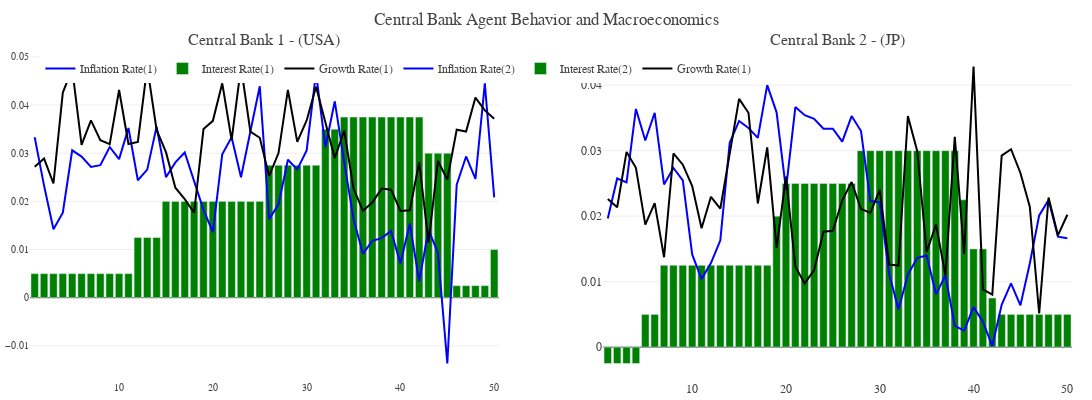

The notebook cell this image was saved under:
### Markdown cell above
### Central Bank Detail

### Code cell
import plotly.graph_objs as go
from plotly.subplots import make_subplots


def plot_central_bank(model_results):

    steps_data = model_results['Step'].values
    interest_rate_1_data, interest_rate_2_data = zip(*model_results['interest_rate'].values)
    inflation_rate_1_data, inflation_rate_2_data = zip(*model_results['inflation_rate'].values)

    growth_rate_1_data, growth_rate_2_data = zip(*model_results['growth_rate'].values)
    target_interest_rate_1_data, target_interest_rate_2_data = zip(*model_results['target_interest_rate'].values)
    target_inflation_rate_1_data, target_inflation_rate_2_data = zip(*model_results['target_inflation_rate'].values)


    fig = make_subplots(rows = 1, cols = 2, subplot_titles=['Central Bank 1 - (USA)', 'Central Bank 2 - (JP)'])
    temp = dict(layout=go.Layout(font=dict(family="Franklin Gothic", size = 12)))

    inflation_rate_1 = go.Scatter(x = steps_data, y = inflation_rate_1_data, name = 'Inflation Rate(1)', mode = 'lines', line = dict(color = 'blue'))
    growth_rate_1 = go.Scatter(x = steps_data, y = growth_rate_1_data, name = 'Growth Rate(1)', mode = 'lines', line = dict(color = 'black'))
    interest_rate_1 = go.Bar(x = steps_data, y = interest_rate_1_data, name = 'Interest Rate(1)', marker = dict(color = 'green'))

    inflation_rate_2 = go.Scatter(x = steps_data, y = inflation_rate_2_data, name = 'Inflation Rate(2)', mode = 'lines', line = dict(color = 'blue'))
    growth_rate_2 = go.Scatter(x = steps_data, y = growth_rate_2_data, name = 'Growth Rate(1)', mode = 'lines', line = dict(color = 'black'))
    interest_rate_2 = go.Bar(x = steps_data, y = interest_rate_2_data, name = 'Interest Rate(2)', marker = dict(color = 'green'))


    fig.add_trace(inflation_rate_1, row = 1, col = 1)
    fig.add_trace(interest_rate_1, row = 1, col = 1)
    fig.add_trace(growth_rate_1, row = 1, col = 1)
    fig.add_trace(inflation_rate_2, row = 1, col = 2)
    fig.add_trace(interest_rate_2, row = 1, col = 2)
    fig.add_trace(growth_rate_2, row = 1, col = 2)

    fig.update_layout(title_text = 'Central Bank Agent Behavior and Macroeconomics', showlegend=True)

    fig.update_layout(template = temp,
                    hovermode = 'closest',
                    margin = dict(l = 30, r = 20, t = 50, b = 20),
                    height = 400, 
                    width = 1200, 
                    showlegend = True,
                    xaxis = dict(tickfont=dict(size=10)),  
                    yaxis = dict(side = "left", tickfont = dict(size=10)),
                    xaxis_showgrid = False, 
                    legend = dict(yanchor = "bottom", y = 0.9, xanchor = "left", x = 0.01,  orientation="h"))

    return fig 


plot_central_bank(model_results)

### Figure 1 — Plotly figure (JSON) as saved in the notebook; plotly's stock layout.template omitted (floating-point values rounded to 4 significant figures)
{"data": [{"line": {"color": "blue"}, "mode": "lines", "name": "Inflation Rate(1)", "type": "scatter", "x": [1, 2, 3, 4, 5, 6, 7, 8, 9, 10, 11, 12, 13, 14, 15, 16, 17, 18, 19, 20, 21, 22, 23, 24, 25, 26, 27, 28, 29, 30, 31, 32, 33, 34, 35, 36, 37, 38, 39, 40, 41, 42, 43, 44, 45, 46, 47, 48, 49, 50], "xaxis": "x", "y": [0.03331, 0.02326, 0.01422, 0.01765, 0.0306, 0.0293, 0.02716, 0.02752, 0.03129, 0.02877, 0.03523, 0.02439, 0.02659, 0.03553, 0.02503, 0.02809, 0.03016, 0.02403, 0.01825, 0.01361, 0.02978, 0.03332, 0.02501, 0.03452, 0.04389, 0.01632, 0.01937, 0.02865, 0.02665, 0.03059, 0.0467, 0.03125, 0.04078, 0.02826, 0.01631, 0.009118, 0.01182, 0.01237, 0.01386, 0.007117, 0.01538, 0.003414, 0.0141, 0.009311, -0.01366, 0.02348, 0.02933, 0.02465, 0.0445, 0.02084], "yaxis": "y"}, {"marker": {"color": "green"}, "name": "Interest Rate(1)", "type": "bar", "x": [1, 2, 3, 4, 5, 6, 7, 8, 9, 10, 11, 12, 13, 14, 15, 16, 17, 18, 19, 20, 21, 22, 23, 24, 25, 26, 27, 28, 29, 30, 31, 32, 33, 34, 35, 36, 37, 38, 39, 40, 41, 42, 43, 44, 45, 46, 47, 48, 49, 50], "xaxis": "x", "y": [0.005, 0.005, 0.005, 0.005, 0.005, 0.005, 0.005, 0.005, 0.005, 0.005, 0.005, 0.0125, 0.0125, 0.0125, 0.02, 0.02, 0.02, 0.02, 0.02, 0.02, 0.02, 0.02, 0.02, 0.02, 0.02, 0.0275, 0.0275, 0.0275, 0.0275, 0.0275, 0.0275, 0.035, 0.035, 0.0375, 0.0375, 0.0375, 0.0375, 0.0375, 0.0375, 0.0375, 0.0375, 0.0375, 0.03, 0.03, 0.03, 0.0025, 0.0025, 0.0025, 0.0025, 0.01], "yaxis": "y"}, {"line": {"color": "black"}, "mode": "lines", "name": "Growth Rate(1)", "type": "scatter", "x": [1, 2, 3, 4, 5, 6, 7, 8, 9, 10, 11, 12, 13, 14, 15, 16, 17, 18, 19, 20, 21, 22, 23, 24, 25, 26, 27, 28, 29, 30, 31, 32, 33, 34, 35, 36, 37, 38, 39, 40, 41, 42, 43, 44, 45, 46, 47, 48, 49, 50], "xaxis": "x", "y": [0.02718, 0.0289, 0.02371, 0.04258, 0.04753, 0.03174, 0.03681, 0.03272, 0.0319, 0.04312, 0.03193, 0.03236, 0.04793, 0.03483, 0.03021, 0.02284, 0.02048, 0.01763, 0.03502, 0.03672, 0.04451, 0.03271, 0.048, 0.03448, 0.03321, 0.02528, 0.03003, 0.04315, 0.03234, 0.03681, 0.04379, 0.03639, 0.02896, 0.03473, 0.02266, 0.01804, 0.01976, 0.02265, 0.02242, 0.01801, 0.01817, 0.02815, 0.01143, 0.0284, 0.02453, 0.03487, 0.03449, 0.04155, 0.03889, 0.03718], "yaxis": "y"}, {"line": {"color": "blue"}, "mode": "lines", "name": "Inflation Rate(2)", "type": "scatter", "x": [1, 2, 3, 4, 5, 6, 7, 8, 9, 10, 11, 12, 13, 14, 15, 16, 17, 18, 19, 20, 21, 22, 23, 24, 25, 26, 27, 28, 29, 30, 31, 32, 33, 34, 35, 36, 37, 38, 39, 40, 41, 42, 43, 44, 45, 46, 47, 48, 49, 50], "xaxis": "x2", "y": [0.01965, 0.02575, 0.02516, 0.03637, 0.03155, 0.03578, 0.02485, 0.02736, 0.02548, 0.01415, 0.01039, 0.01284, 0.01631, 0.03121, 0.03454, 0.03347, 0.03196, 0.04001, 0.03586, 0.02404, 0.03666, 0.03543, 0.03487, 0.03335, 0.03336, 0.03138, 0.03528, 0.033, 0.02231, 0.02214, 0.0112, 0.005759, 0.01108, 0.01365, 0.01401, 0.008064, 0.01095, 0.003248, 0.002508, 0.006105, 0.003876, 0.0001611, 0.00645, 0.009723, 0.00638, 0.01278, 0.02011, 0.02247, 0.01687, 0.01662], "yaxis": "y2"}, {"marker": {"color": "green"}, "name": "Interest Rate(2)", "type": "bar", "x": [1, 2, 3, 4, 5, 6, 7, 8, 9, 10, 11, 12, 13, 14, 15, 16, 17, 18, 19, 20, 21, 22, 23, 24, 25, 26, 27, 28, 29, 30, 31, 32, 33, 34, 35, 36, 37, 38, 39, 40, 41, 42, 43, 44, 45, 46, 47, 48, 49, 50], "xaxis": "x2", "y": [-0.0025, -0.0025, -0.0025, -0.0025, 0.005, 0.005, 0.0125, 0.0125, 0.0125, 0.0125, 0.0125, 0.0125, 0.0125, 0.0125, 0.0125, 0.0125, 0.0125, 0.0125, 0.02, 0.025, 0.025, 0.025, 0.025, 0.025, 0.025, 0.025, 0.025, 0.03, 0.03, 0.03, 0.03, 0.03, 0.03, 0.03, 0.03, 0.03, 0.03, 0.03, 0.0225, 0.015, 0.015, 0.0075, 0.005, 0.005, 0.005, 0.005, 0.005, 0.005, 0.005, 0.005], "yaxis": "y2"}, {"line": {"color": "black"}, "mode": "lines", "name": "Growth Rate(1)", "type": "scatter", "x": [1, 2, 3, 4, 5, 6, 7, 8, 9, 10, 11, 12, 13, 14, 15, 16, 17, 18, 19, 20, 21, 22, 23, 24, 25, 26, 27, 28, 29, 30, 31, 32, 33, 34, 35, 36, 37, 38, 39, 40, 41, 42, 43, 44, 45, 46, 47, 48, 49, 50], "xaxis": "x2", "y": [0.02261, 0.02136, 0.02981, 0.02739, 0.01872, 0.02199, 0.01373, 0.02957, 0.02786, 0.0246, 0.01814, 0.02296, 0.02115, 0.02967, 0.03792, 0.03579, 0.02194, 0.03049, 0.01514, 0.02605, 0.01228, 0.009726, 0.01178, 0.01762, 0.01778, 0.02242, 0.02521, 0.0211, 0.02051, 0.02401, 0.01262, 0.01246, 0.03528, 0.02993, 0.01453, 0.01871, 0.011, 0.0321, 0.01424, 0.04285, 0.008802, 0.008025, 0.02925, 0.03023, 0.0266, 0.02145, 0.005133, 0.02285, 0.01708, 0.02022], "yaxis": "y2"}], "layout": {"annotations": [{"font": {"size": 16}, "showarrow": false, "text": "Central Bank 1 - (USA)", "x": 0.225, "xanchor": "center", "xref": "paper", "y": 1, "yanchor": "bottom", "yref": "paper"}, {"font": {"size": 16}, "showarrow": false, "text": "Central Bank 2 - (JP)", "x": 0.775, "xanchor": "center", "xref": "paper", "y": 1, "yanchor": "bottom", "yref": "paper"}], "height": 400, "hovermode": "closest", "legend": {"orientation": "h", "x": 0.01, "xanchor": "left", "y": 0.9, "yanchor": "bottom"}, "margin": {"b": 20, "l": 30, "r": 20, "t": 50}, "showlegend": true, "title": {"text": "Central Bank Agent Behavior and Macroeconomics"}, "width": 1200, "xaxis": {"anchor": "y", "domain": [0, 0.45], "showgrid": false, "tickfont": {"size": 10}}, "xaxis2": {"anchor": "y2", "domain": [0.55, 1]}, "yaxis": {"anchor": "x", "domain": [0, 1], "side": "left", "tickfont": {"size": 10}}, "yaxis2": {"anchor": "x2", "domain": [0, 1]}}}
